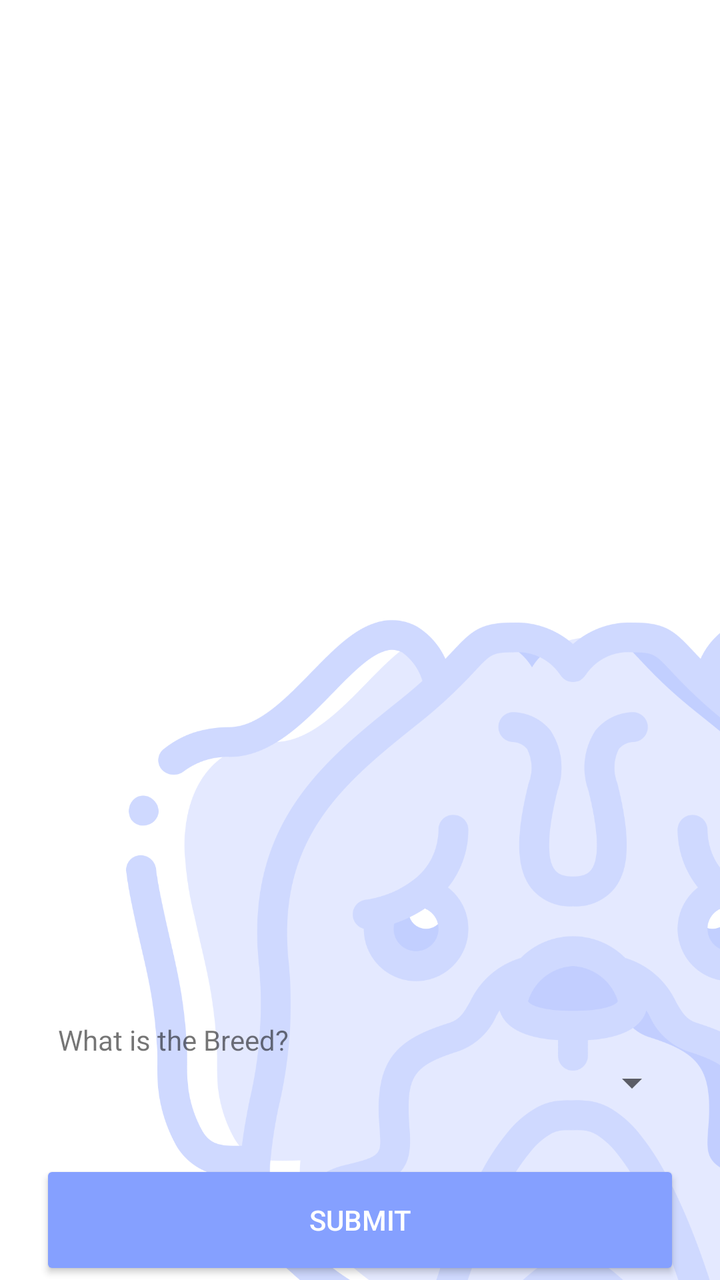
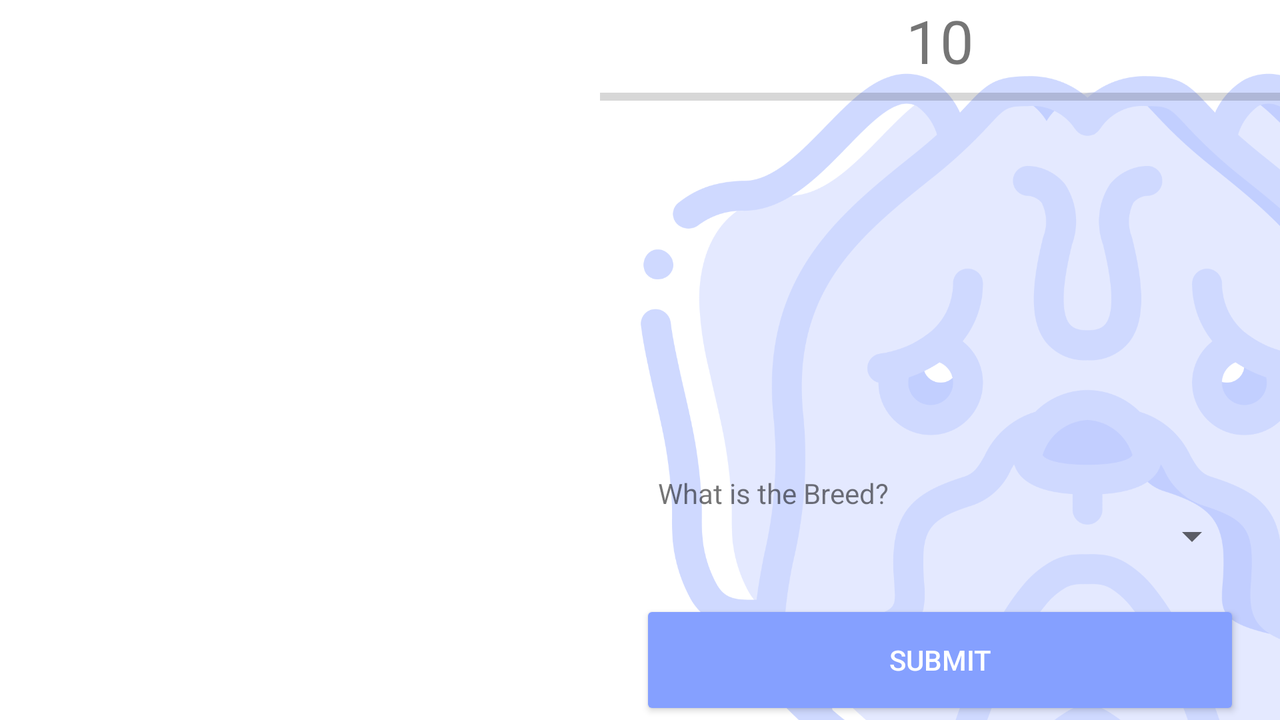

First picture: res/layout/ on a phone held upright. Second picture: the repository's own variant of that layout, on a device whose configuration matches the variant's folder. Source for both follows.
<!-- AndroidManifest.xml: application theme AppTheme -->
<!-- res/layout/activity_identify_breed.xml -->
<?xml version="1.0" encoding="utf-8"?>
<androidx.constraintlayout.widget.ConstraintLayout xmlns:android="http://schemas.android.com/apk/res/android"
    xmlns:app="http://schemas.android.com/apk/res-auto"
    xmlns:tools="http://schemas.android.com/tools"
    android:layout_width="match_parent"
    android:layout_height="match_parent"
    tools:context=".IdentifyBreedActivity"
    android:background="@drawable/select_breed_background">

    <ImageView
        android:id="@+id/breed_image_view"
        android:layout_width="0dp"
        android:layout_height="327dp"
        app:layout_constraintBottom_toBottomOf="parent"
        app:layout_constraintEnd_toEndOf="parent"
        app:layout_constraintStart_toStartOf="parent"
        app:layout_constraintTop_toTopOf="parent"
        tools:srcCompat="@tools:sample/avatars" />

    <LinearLayout
        android:layout_width="match_parent"
        android:layout_height="wrap_content"
        android:orientation="vertical"
        app:layout_constraintBottom_toTopOf="@+id/submit_breed_button"
        app:layout_constraintTop_toBottomOf="@+id/breed_image_view"
        android:layout_marginLeft="@dimen/layout_spacer"
        android:layout_marginRight="@dimen/layout_spacer">

        <TextView
            android:layout_width="wrap_content"
            android:layout_height="wrap_content"
            android:text="@string/select_breed_spinner_label"
            android:layout_marginStart="@dimen/spinner_label_margin"/>

        <Spinner
            android:id="@+id/identify_breed_spinner"
            android:layout_width="match_parent"
            android:layout_height="wrap_content"
            android:prompt="@string/submit"
            app:layout_constraintBottom_toBottomOf="parent"
            app:layout_constraintEnd_toEndOf="parent"
            app:layout_constraintStart_toStartOf="parent"
            app:layout_constraintTop_toBottomOf="@+id/breed_image_view" />
    </LinearLayout>

    <Button
        android:id="@+id/submit_breed_button"
        style="@style/Widget.AppCompat.Button.Colored"
        android:layout_marginLeft="@dimen/layout_spacer"
        android:layout_marginRight="@dimen/layout_spacer"
        android:layout_width="match_parent"
        android:layout_height="@dimen/button_height"
        android:text="@string/submit"
        app:layout_constraintBottom_toBottomOf="parent"
        app:layout_constraintEnd_toEndOf="parent"
        app:layout_constraintStart_toStartOf="parent"
        android:onClick="alertAnswer"/>
</androidx.constraintlayout.widget.ConstraintLayout>
<!-- resources referenced by this layout -->
<resources>
  <dimen name="button_height">60dp</dimen>
  <dimen name="layout_spacer">20dp</dimen>
  <dimen name="spinner_label_margin">9dp</dimen>
  <!-- drawable select_breed_background: png bitmap (drawable, 98693 bytes) -->
  <string name="select_breed_spinner_label">What is the Breed?</string>
  <string name="submit">Submit</string>
  <style name="AppTheme" parent="Theme.AppCompat.Light.NoActionBar">
          
          <item name="colorPrimary">@color/colorPrimary</item>
          <item name="colorPrimaryDark">@color/colorPrimaryDark</item>
          <item name="colorAccent">@color/colorAccent</item>
      </style>
  <color name="colorPrimary">#3e64ff</color>
  <color name="colorPrimaryDark">#152669</color>
  <color name="colorAccent">#85A0FF</color>
</resources>
<!-- res/layout-land/activity_identify_breed.xml (the repository's variant of the layout above) -->
<!-- drawn on the phone turned sideways -->
<?xml version="1.0" encoding="utf-8"?>
<androidx.constraintlayout.widget.ConstraintLayout xmlns:android="http://schemas.android.com/apk/res/android"
    xmlns:app="http://schemas.android.com/apk/res-auto"
    xmlns:tools="http://schemas.android.com/tools"
    android:layout_width="match_parent"
    android:layout_height="match_parent"
    tools:context=".controllers.IdentifyBreedActivity"
    android:background="@drawable/identify_breed_background_landscape">

    <TextView
        android:id="@+id/identify_breed_timer"
        android:layout_width="0dp"
        android:layout_height="wrap_content"
        android:text="10"
        android:textAlignment="center"
        android:textSize="30sp"
        app:layout_constraintEnd_toEndOf="parent"
        app:layout_constraintStart_toEndOf="@+id/breed_image_view"
        app:layout_constraintTop_toTopOf="parent" />

    <ProgressBar
        android:id="@+id/identify_breed_progress_bar"
        style="@style/Widget.AppCompat.ProgressBar.Horizontal"
        android:layout_width="0dp"
        android:layout_height="wrap_content"
        android:max="10"
        app:layout_constraintEnd_toEndOf="parent"
        app:layout_constraintStart_toEndOf="@+id/breed_image_view"
        app:layout_constraintTop_toBottomOf="@+id/identify_breed_timer" />

    <ImageView
        android:id="@+id/breed_image_view"
        android:layout_width="300dp"
        android:layout_height="327dp"
        android:layout_margin="@dimen/layout_margin_5dp"
        android:scaleType="centerCrop"
        app:layout_constraintBottom_toBottomOf="parent"
        app:layout_constraintStart_toStartOf="parent"
        app:layout_constraintTop_toTopOf="parent"
        tools:srcCompat="@tools:sample/avatars" />

    <LinearLayout
        android:id="@+id/linearLayout3"
        android:layout_width="0dp"
        android:layout_height="wrap_content"
        android:layout_margin="@dimen/layout_spacer"
        android:orientation="vertical"
        app:layout_constraintBottom_toTopOf="@+id/submit_breed_button"
        app:layout_constraintEnd_toEndOf="parent"
        app:layout_constraintStart_toEndOf="@+id/breed_image_view">

        <TextView
            android:layout_width="wrap_content"
            android:layout_height="wrap_content"
            android:layout_marginStart="@dimen/spinner_label_margin"
            android:text="@string/select_breed_spinner_label" />

        <Spinner
            android:id="@+id/identify_breed_spinner"
            android:layout_width="match_parent"
            android:layout_height="wrap_content"
            android:prompt="@string/submit"
            app:layout_constraintBottom_toBottomOf="parent"
            app:layout_constraintEnd_toEndOf="parent"
            app:layout_constraintStart_toStartOf="parent"
            app:layout_constraintTop_toBottomOf="@+id/breed_image_view" />
    </LinearLayout>

    <Button
        android:id="@+id/submit_breed_button"
        style="@style/Widget.AppCompat.Button.Colored"
        android:layout_width="0dp"
        android:layout_height="@dimen/button_height"
        android:layout_marginStart="@dimen/layout_spacer"
        android:layout_marginEnd="@dimen/layout_spacer"
        android:layout_marginBottom="@dimen/layout_margin_5dp"
        android:layout_marginTop="@dimen/layout_spacer"
        android:text="@string/submit"
        app:layout_constraintBottom_toBottomOf="parent"
        app:layout_constraintEnd_toEndOf="parent"
        app:layout_constraintStart_toEndOf="@+id/breed_image_view" />

</androidx.constraintlayout.widget.ConstraintLayout>
<!-- resources referenced by the variant -->
<!-- as the phone turned sideways resolves them -->
<resources>
  <dimen name="button_height">60dp</dimen>
  <dimen name="layout_spacer">20dp</dimen>
  <dimen name="spinner_label_margin">9dp</dimen>
  <!-- drawable identify_breed_background_landscape: png bitmap (drawable, 105317 bytes) -->
  <string name="select_breed_spinner_label">What is the Breed?</string>
  <string name="submit">Submit</string>
  <style name="AppTheme" parent="Theme.AppCompat.Light.NoActionBar">
          
          <item name="colorPrimary">@color/colorPrimary</item>
          <item name="colorPrimaryDark">@color/colorPrimaryDark</item>
          <item name="colorAccent">@color/colorAccent</item>
      </style>
  <color name="colorPrimary">#3e64ff</color>
  <color name="colorPrimaryDark">#152669</color>
  <color name="colorAccent">#85A0FF</color>
</resources>
